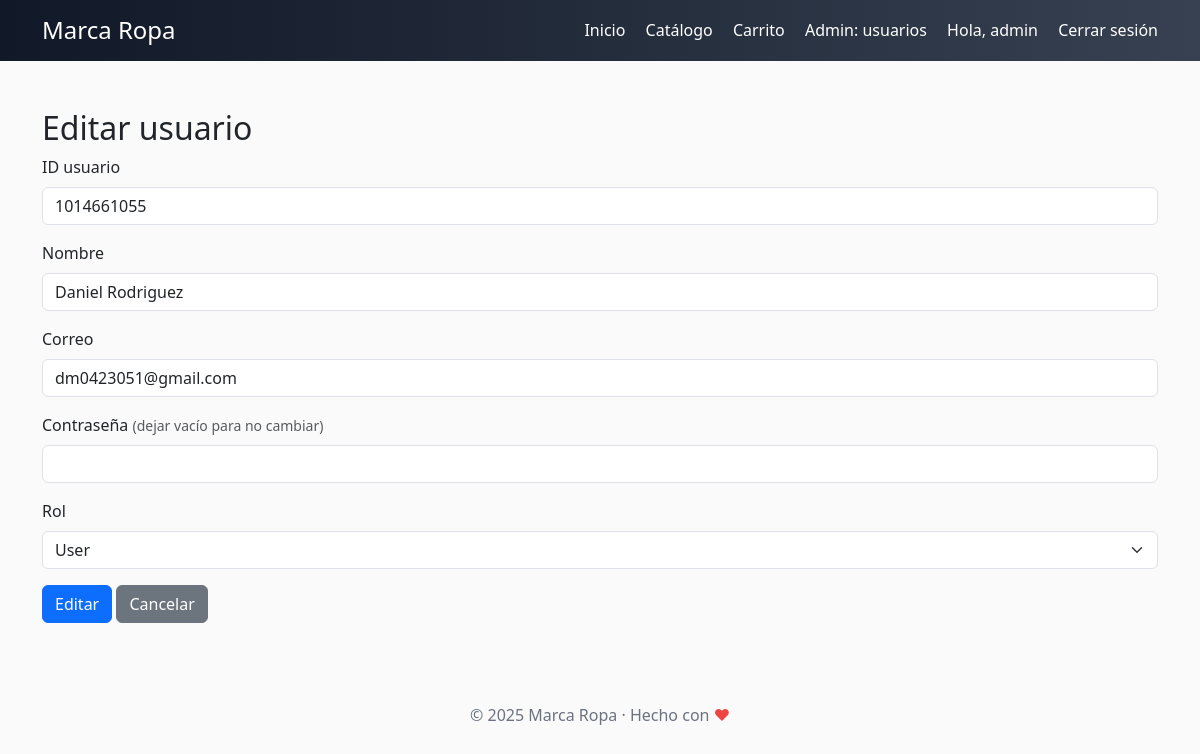
The app's page /admin/users/edit/1014661055 (signed in) with its own data.
### app.py (models this page shows, shortened)
class Usuario(db.Model):
    __tablename__ = 'usuarios'
    id_usuario = db.Column(db.String(15), primary_key=True)
    nombre = db.Column(db.String(150), nullable=False)
    correo = db.Column(db.String(150), unique=True)
    contrasena = db.Column(db.String(255))
    direccion = db.Column(db.String(255))  # en la BD actual puede ser NOT NULL; al crear usaremos '' si es necesario
    id_rol = db.Column(db.String(1), db.ForeignKey('rol.id_rol'))  # FK a varchar(1)
    creado_en = db.Column(db.DateTime, server_default=db.func.now())
    actualizado_en = db.Column(db.DateTime, server_default=db.func.now(), onupdate=db.func.now())

### app.py (the view, shortened to what this page needs)
@app.route('/admin/users/edit/<string:id_usuario>', methods=['GET','POST'])
@role_required('admin')
def admin_edit_user(id_usuario):
    user = Usuario.query.get_or_404(id_usuario)
    return render_template('admin_user_form.html', action='Editar', user=user)

### app.py (called while the page is built)
def role_required(allowed_role):
    def decorator(f):
        @wraps(f)
        def decorated(*args, **kwargs):
            if 'username' not in session:
                flash('Debes iniciar sesión', 'warning')
                return redirect(url_for('login'))
            role = session.get('role')
            if role == allowed_role:
                return f(*args, **kwargs)
            r_allowed = Rol.query.filter(or_(Rol.id_rol == allowed_role, Rol.nombre.ilike(f"%{allowed_role}%"))).first()
            if r_allowed and role == r_allowed.id_rol:
                return f(*args, **kwargs)
            flash('No tienes permisos para acceder a esta página', 'danger')
            return redirect(url_for('index'))
        return decorated
    return decorator

@app.context_processor
def inject_year():
    return {"year": 2025}

### templates/admin_user_form.html (shortened to what this page needs)
{% extends "base.html" %}
{% block content %}
<h2>{{ action }} usuario</h2>
<form method="POST">
  <div class="mb-3">
    <label class="form-label">ID usuario</label>
    {% if user %}
      <input class="form-control" name="id_usuario" value="{{ user.id_usuario }}" readonly>
    {% else %}
      <input class="form-control" name="id_usuario" required>
    {% endif %}
  </div>
  <div class="mb-3">
    <label class="form-label">Nombre</label>
    <input class="form-control" name="nombre" value="{{ user.nombre if user else '' }}" required>
  </div>
  <div class="mb-3">
    <label class="form-label">Correo</label>
    <input class="form-control" name="correo" value="{{ user.correo if user else '' }}" type="email">
  </div>
  <div class="mb-3">
    <label class="form-label">Contraseña {% if user %}<small class="text-muted">(dejar vacío para no cambiar)</small>{% endif %}</label>
    <input class="form-control" type="password" name="password" {% if not user %}required{% endif %}>
  </div>
  <div class="mb-3">
    <label class="form-label">Rol</label>
    <select class="form-select" name="role" required>
      <option value="user" {% if (user and user.id_rol=='user') or (not user) %}selected{% endif %}>User</option>
    </select>
  </div>
  <button class="btn btn-primary">{{ action }}</button>
  <a class="btn btn-secondary" href="{{ url_for('admin_users') }}">Cancelar</a>
</form>
{% endblock %}

### templates/base.html (style rules this page uses)
body { background: #fafafa; }

### records on screen
Usuario: id_usuario "1014661055", nombre "Daniel Rodriguez", correo "dm0423051@gmail.com", role "User"

### other values on screen
{{ session['username'] }} "admin"
{{ action }} "Editar"
{{ year }} "2025"
